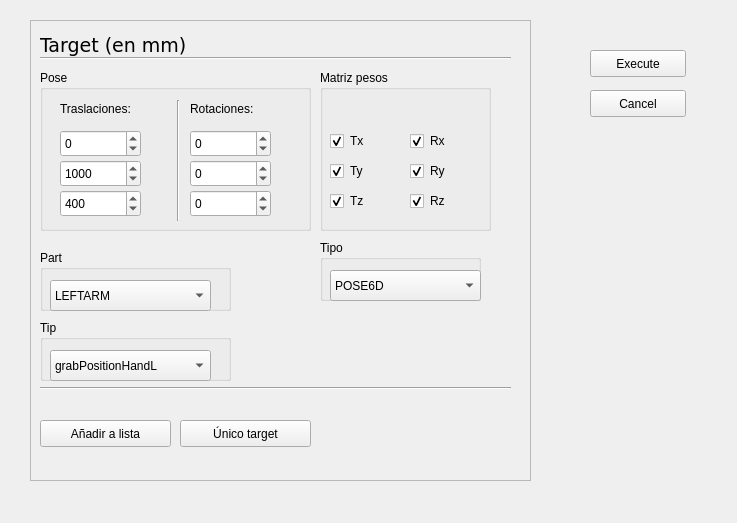
<?xml version="1.0" encoding="UTF-8"?>
<ui version="4.0">
 <class>guiDlg</class>
 <widget class="QWidget" name="guiDlg">
  <property name="geometry">
   <rect>
    <x>0</x>
    <y>0</y>
    <width>737</width>
    <height>523</height>
   </rect>
  </property>
  <property name="windowTitle">
   <string>Form</string>
  </property>
  <widget class="QFrame" name="TargetFrame">
   <property name="geometry">
    <rect>
     <x>30</x>
     <y>20</y>
     <width>501</width>
     <height>461</height>
    </rect>
   </property>
   <property name="styleSheet">
    <string notr="true">border-color: rgb(15, 27, 255);</string>
   </property>
   <property name="frameShape">
    <enum>QFrame::StyledPanel</enum>
   </property>
   <property name="frameShadow">
    <enum>QFrame::Raised</enum>
   </property>
   <widget class="QGroupBox" name="groupBox">
    <property name="geometry">
     <rect>
      <x>10</x>
      <y>50</y>
      <width>271</width>
      <height>161</height>
     </rect>
    </property>
    <property name="autoFillBackground">
     <bool>true</bool>
    </property>
    <property name="styleSheet">
     <string notr="true"/>
    </property>
    <property name="title">
     <string>Pose</string>
    </property>
    <property name="flat">
     <bool>true</bool>
    </property>
    <widget class="QLabel" name="label_2">
     <property name="geometry">
      <rect>
       <x>20</x>
       <y>30</y>
       <width>121</width>
       <height>17</height>
      </rect>
     </property>
     <property name="text">
      <string>Traslaciones:</string>
     </property>
    </widget>
    <widget class="QLabel" name="label_3">
     <property name="geometry">
      <rect>
       <x>150</x>
       <y>30</y>
       <width>121</width>
       <height>17</height>
      </rect>
     </property>
     <property name="text">
      <string>Rotaciones:</string>
     </property>
    </widget>
    <widget class="Line" name="line">
     <property name="geometry">
      <rect>
       <x>130</x>
       <y>30</y>
       <width>16</width>
       <height>121</height>
      </rect>
     </property>
     <property name="orientation">
      <enum>Qt::Vertical</enum>
     </property>
    </widget>
    <widget class="QSpinBox" name="poseTx">
     <property name="geometry">
      <rect>
       <x>20</x>
       <y>60</y>
       <width>81</width>
       <height>27</height>
      </rect>
     </property>
     <property name="minimum">
      <number>-5000</number>
     </property>
     <property name="maximum">
      <number>5000</number>
     </property>
    </widget>
    <widget class="QSpinBox" name="poseTy">
     <property name="geometry">
      <rect>
       <x>20</x>
       <y>90</y>
       <width>81</width>
       <height>27</height>
      </rect>
     </property>
     <property name="minimum">
      <number>-5000</number>
     </property>
     <property name="maximum">
      <number>5000</number>
     </property>
     <property name="value">
      <number>1000</number>
     </property>
    </widget>
    <widget class="QSpinBox" name="poseTz">
     <property name="geometry">
      <rect>
       <x>20</x>
       <y>120</y>
       <width>81</width>
       <height>27</height>
      </rect>
     </property>
     <property name="minimum">
      <number>-5000</number>
     </property>
     <property name="maximum">
      <number>5000</number>
     </property>
     <property name="value">
      <number>400</number>
     </property>
    </widget>
    <widget class="QSpinBox" name="poseRx">
     <property name="geometry">
      <rect>
       <x>150</x>
       <y>60</y>
       <width>81</width>
       <height>27</height>
      </rect>
     </property>
     <property name="minimum">
      <number>-5000</number>
     </property>
     <property name="maximum">
      <number>5000</number>
     </property>
    </widget>
    <widget class="QSpinBox" name="poseRy">
     <property name="geometry">
      <rect>
       <x>150</x>
       <y>90</y>
       <width>81</width>
       <height>27</height>
      </rect>
     </property>
     <property name="minimum">
      <number>-5000</number>
     </property>
     <property name="maximum">
      <number>5000</number>
     </property>
    </widget>
    <widget class="QSpinBox" name="poseRz">
     <property name="geometry">
      <rect>
       <x>150</x>
       <y>120</y>
       <width>81</width>
       <height>27</height>
      </rect>
     </property>
     <property name="minimum">
      <number>-5000</number>
     </property>
     <property name="maximum">
      <number>5000</number>
     </property>
    </widget>
   </widget>
   <widget class="QGroupBox" name="MatrizPesosGroup">
    <property name="geometry">
     <rect>
      <x>290</x>
      <y>50</y>
      <width>171</width>
      <height>161</height>
     </rect>
    </property>
    <property name="styleSheet">
     <string notr="true"/>
    </property>
    <property name="title">
     <string>Matriz pesos</string>
    </property>
    <widget class="QCheckBox" name="WTx">
     <property name="geometry">
      <rect>
       <x>10</x>
       <y>60</y>
       <width>61</width>
       <height>22</height>
      </rect>
     </property>
     <property name="text">
      <string>Tx</string>
     </property>
     <property name="checked">
      <bool>true</bool>
     </property>
    </widget>
    <widget class="QCheckBox" name="WTy">
     <property name="geometry">
      <rect>
       <x>10</x>
       <y>90</y>
       <width>61</width>
       <height>22</height>
      </rect>
     </property>
     <property name="text">
      <string>Ty</string>
     </property>
     <property name="checked">
      <bool>true</bool>
     </property>
    </widget>
    <widget class="QCheckBox" name="WTz">
     <property name="geometry">
      <rect>
       <x>10</x>
       <y>120</y>
       <width>61</width>
       <height>22</height>
      </rect>
     </property>
     <property name="text">
      <string>Tz</string>
     </property>
     <property name="checked">
      <bool>true</bool>
     </property>
    </widget>
    <widget class="QCheckBox" name="WRy">
     <property name="geometry">
      <rect>
       <x>90</x>
       <y>90</y>
       <width>61</width>
       <height>22</height>
      </rect>
     </property>
     <property name="text">
      <string>Ry</string>
     </property>
     <property name="checked">
      <bool>true</bool>
     </property>
    </widget>
    <widget class="QCheckBox" name="WRz">
     <property name="geometry">
      <rect>
       <x>90</x>
       <y>120</y>
       <width>61</width>
       <height>22</height>
      </rect>
     </property>
     <property name="text">
      <string>Rz</string>
     </property>
     <property name="checked">
      <bool>true</bool>
     </property>
    </widget>
    <widget class="QCheckBox" name="WRx">
     <property name="geometry">
      <rect>
       <x>90</x>
       <y>60</y>
       <width>61</width>
       <height>22</height>
      </rect>
     </property>
     <property name="text">
      <string>Rx</string>
     </property>
     <property name="checked">
      <bool>true</bool>
     </property>
    </widget>
   </widget>
   <widget class="QLabel" name="label">
    <property name="geometry">
     <rect>
      <x>10</x>
      <y>10</y>
      <width>151</width>
      <height>31</height>
     </rect>
    </property>
    <property name="font">
     <font>
      <family>Verdana</family>
      <pointsize>14</pointsize>
      <weight>50</weight>
      <bold>false</bold>
     </font>
    </property>
    <property name="text">
     <string>Target (en mm)</string>
    </property>
   </widget>
   <widget class="Line" name="line_2">
    <property name="geometry">
     <rect>
      <x>10</x>
      <y>30</y>
      <width>471</width>
      <height>16</height>
     </rect>
    </property>
    <property name="orientation">
     <enum>Qt::Horizontal</enum>
    </property>
   </widget>
   <widget class="QGroupBox" name="typeGRoup">
    <property name="geometry">
     <rect>
      <x>290</x>
      <y>220</y>
      <width>161</width>
      <height>61</height>
     </rect>
    </property>
    <property name="title">
     <string>Tipo</string>
    </property>
    <widget class="QComboBox" name="typeBox">
     <property name="geometry">
      <rect>
       <x>10</x>
       <y>30</y>
       <width>151</width>
       <height>31</height>
      </rect>
     </property>
     <item>
      <property name="text">
       <string>POSE6D</string>
      </property>
     </item>
     <item>
      <property name="text">
       <string>ALIGNAXIS</string>
      </property>
     </item>
     <item>
      <property name="text">
       <string>ADVANCEALONGAXIS</string>
      </property>
     </item>
    </widget>
   </widget>
   <widget class="QGroupBox" name="typeGRoup_2">
    <property name="geometry">
     <rect>
      <x>10</x>
      <y>300</y>
      <width>191</width>
      <height>61</height>
     </rect>
    </property>
    <property name="title">
     <string>Tip</string>
    </property>
    <widget class="QComboBox" name="tipBox">
     <property name="geometry">
      <rect>
       <x>10</x>
       <y>30</y>
       <width>161</width>
       <height>31</height>
      </rect>
     </property>
     <item>
      <property name="text">
       <string>grabPositionHandL</string>
      </property>
     </item>
     <item>
      <property name="text">
       <string>grabPositionHandR</string>
      </property>
     </item>
     <item>
      <property name="text">
       <string>sensor_transform</string>
      </property>
     </item>
    </widget>
   </widget>
   <widget class="QPushButton" name="listaButton">
    <property name="geometry">
     <rect>
      <x>10</x>
      <y>400</y>
      <width>131</width>
      <height>27</height>
     </rect>
    </property>
    <property name="text">
     <string>Añadir a lista</string>
    </property>
   </widget>
   <widget class="QPushButton" name="listaButton_2">
    <property name="geometry">
     <rect>
      <x>150</x>
      <y>400</y>
      <width>131</width>
      <height>27</height>
     </rect>
    </property>
    <property name="text">
     <string>Único target</string>
    </property>
   </widget>
   <widget class="Line" name="line_3">
    <property name="geometry">
     <rect>
      <x>10</x>
      <y>360</y>
      <width>471</width>
      <height>16</height>
     </rect>
    </property>
    <property name="orientation">
     <enum>Qt::Horizontal</enum>
    </property>
   </widget>
   <widget class="QGroupBox" name="typeGRoup_3">
    <property name="geometry">
     <rect>
      <x>10</x>
      <y>230</y>
      <width>191</width>
      <height>61</height>
     </rect>
    </property>
    <property name="title">
     <string>Part</string>
    </property>
    <widget class="QComboBox" name="partBox">
     <property name="geometry">
      <rect>
       <x>10</x>
       <y>30</y>
       <width>161</width>
       <height>31</height>
      </rect>
     </property>
     <item>
      <property name="text">
       <string>LEFTARM</string>
      </property>
     </item>
     <item>
      <property name="text">
       <string>RIGHTARM</string>
      </property>
     </item>
     <item>
      <property name="text">
       <string>HEAD</string>
      </property>
     </item>
    </widget>
   </widget>
  </widget>
  <widget class="QPushButton" name="ejecutarButton">
   <property name="geometry">
    <rect>
     <x>590</x>
     <y>50</y>
     <width>96</width>
     <height>27</height>
    </rect>
   </property>
   <property name="text">
    <string>Execute</string>
   </property>
  </widget>
  <widget class="QPushButton" name="cancelButton">
   <property name="geometry">
    <rect>
     <x>590</x>
     <y>90</y>
     <width>96</width>
     <height>27</height>
    </rect>
   </property>
   <property name="text">
    <string>Cancel</string>
   </property>
  </widget>
 </widget>
 <resources/>
 <connections/>
</ui>
